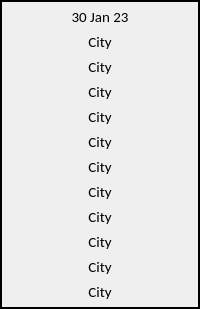
         <widget class="QFrame" name="f_ses_date">
          <property name="font">
           <font>
            <family>Calibri</family>
            <pointsize>11</pointsize>
           </font>
          </property>
          <property name="frameShape">
           <enum>QFrame::WinPanel</enum>
          </property>
          <property name="frameShadow">
           <enum>QFrame::Plain</enum>
          </property>
          <layout class="QVBoxLayout" name="verticalLayout_198">
           <property name="spacing">
            <number>5</number>
           </property>
           <property name="leftMargin">
            <number>5</number>
           </property>
           <property name="topMargin">
            <number>5</number>
           </property>
           <property name="rightMargin">
            <number>5</number>
           </property>
           <property name="bottomMargin">
            <number>5</number>
           </property>
           <item>
            <widget class="QLabel" name="sd_1">
             <property name="font">
              <font>
               <family>Calibri</family>
               <pointsize>11</pointsize>
               <bold>false</bold>
              </font>
             </property>
             <property name="text">
              <string>30 Jan 23</string>
             </property>
             <property name="alignment">
              <set>Qt::AlignCenter</set>
             </property>
            </widget>
           </item>
           <item>
            <widget class="QLabel" name="sd_2">
             <property name="font">
              <font>
               <family>Calibri</family>
               <pointsize>11</pointsize>
               <bold>false</bold>
              </font>
             </property>
             <property name="text">
              <string>City</string>
             </property>
             <property name="alignment">
              <set>Qt::AlignCenter</set>
             </property>
            </widget>
           </item>
           <item>
            <widget class="QLabel" name="sd_3">
             <property name="font">
              <font>
               <family>Calibri</family>
               <pointsize>11</pointsize>
               <bold>false</bold>
              </font>
             </property>
             <property name="text">
              <string>City</string>
             </property>
             <property name="alignment">
              <set>Qt::AlignCenter</set>
             </property>
            </widget>
           </item>
           <item>
            <widget class="QLabel" name="sd_4">
             <property name="font">
              <font>
               <family>Calibri</family>
               <pointsize>11</pointsize>
               <bold>false</bold>
              </font>
             </property>
             <property name="text">
              <string>City</string>
             </property>
             <property name="alignment">
              <set>Qt::AlignCenter</set>
             </property>
            </widget>
           </item>
           <item>
            <widget class="QLabel" name="sd_5">
             <property name="font">
              <font>
               <family>Calibri</family>
               <pointsize>11</pointsize>
               <bold>false</bold>
              </font>
             </property>
             <property name="text">
              <string>City</string>
             </property>
             <property name="alignment">
              <set>Qt::AlignCenter</set>
             </property>
            </widget>
           </item>
           <item>
            <widget class="QLabel" name="sd_6">
             <property name="font">
              <font>
               <family>Calibri</family>
               <pointsize>11</pointsize>
               <bold>false</bold>
              </font>
             </property>
             <property name="text">
              <string>City</string>
             </property>
             <property name="alignment">
              <set>Qt::AlignCenter</set>
             </property>
            </widget>
           </item>
           <item>
            <widget class="QLabel" name="sd_7">
             <property name="font">
              <font>
               <family>Calibri</family>
               <pointsize>11</pointsize>
               <bold>false</bold>
              </font>
             </property>
             <property name="text">
              <string>City</string>
             </property>
             <property name="alignment">
              <set>Qt::AlignCenter</set>
             </property>
            </widget>
           </item>
           <item>
            <widget class="QLabel" name="sd_8">
             <property name="font">
              <font>
               <family>Calibri</family>
               <pointsize>11</pointsize>
               <bold>false</bold>
              </font>
             </property>
             <property name="text">
              <string>City</string>
             </property>
             <property name="alignment">
              <set>Qt::AlignCenter</set>
             </property>
            </widget>
           </item>
           <item>
            <widget class="QLabel" name="sd_9">
             <property name="font">
              <font>
               <family>Calibri</family>
               <pointsize>11</pointsize>
               <bold>false</bold>
              </font>
             </property>
             <property name="text">
              <string>City</string>
             </property>
             <property name="alignment">
              <set>Qt::AlignCenter</set>
             </property>
            </widget>
           </item>
           <item>
            <widget class="QLabel" name="sd_10">
             <property name="font">
              <font>
               <family>Calibri</family>
               <pointsize>11</pointsize>
               <bold>false</bold>
              </font>
             </property>
             <property name="text">
              <string>City</string>
             </property>
             <property name="alignment">
              <set>Qt::AlignCenter</set>
             </property>
            </widget>
           </item>
           <item>
            <widget class="QLabel" name="sd_11">
             <property name="font">
              <font>
               <family>Calibri</family>
               <pointsize>11</pointsize>
               <bold>false</bold>
              </font>
             </property>
             <property name="text">
              <string>City</string>
             </property>
             <property name="alignment">
              <set>Qt::AlignCenter</set>
             </property>
            </widget>
           </item>
           <item>
            <widget class="QLabel" name="sd_12">
             <property name="font">
              <font>
               <family>Calibri</family>
               <pointsize>11</pointsize>
               <bold>false</bold>
              </font>
             </property>
             <property name="text">
              <string>City</string>
             </property>
             <property name="alignment">
              <set>Qt::AlignCenter</set>
             </property>
            </widget>
           </item>
          </layout>
         </widget>
